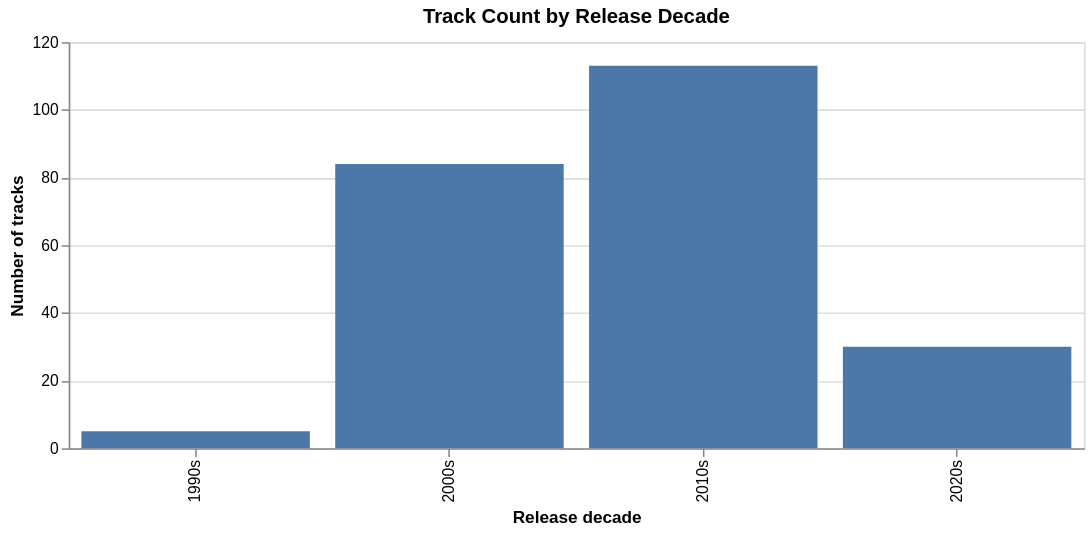

Notebook code for this chart:
### Code cell
release_decade = (
    df.dropna(subset=["release_year"])
    .assign(release_decade=lambda x: (x["release_year"] // 10 * 10).astype(int).astype(str) + "s")
)

decade_order = sorted(release_decade["release_decade"].unique())

decade_counts = (
    release_decade["release_decade"]
    .value_counts()
    .rename_axis("release_decade")
    .reset_index(name="track_count")
)

decade_bar = alt.Chart(decade_counts).mark_bar().encode(
    x=alt.X("release_decade:N", title="Release decade", sort=decade_order),
    y=alt.Y("track_count:Q", title="Number of tracks"),
    tooltip=["release_decade:N", "track_count:Q"],
).properties(
    title="Track Count by Release Decade",
    width=650,
    height=260,
)

decade_bar

### Figure 1 — Vega-Lite specification as saved in the notebook (floating-point values rounded to 4 significant figures)
{"config": {"view": {"continuousWidth": 300, "continuousHeight": 300}}, "data": {"name": "data-02379796dfcf16b7cba78a305bf4f7de"}, "mark": {"type": "bar"}, "encoding": {"tooltip": [{"field": "release_decade", "type": "nominal"}, {"field": "track_count", "type": "quantitative"}], "x": {"field": "release_decade", "sort": ["1990s", "2000s", "2010s", "2020s"], "title": "Release decade", "type": "nominal"}, "y": {"field": "track_count", "title": "Number of tracks", "type": "quantitative"}}, "height": 260, "title": "Track Count by Release Decade", "width": 650, "$schema": "https://vega.github.io/schema/vega-lite/v6.1.0.json", "datasets": {"data-02379796dfcf16b7cba78a305bf4f7de": [{"release_decade": "2010s", "track_count": 113}, {"release_decade": "2000s", "track_count": 84}, {"release_decade": "2020s", "track_count": 30}, {"release_decade": "1990s", "track_count": 5}]}}
